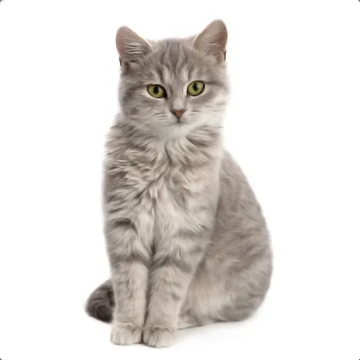
#> input picture Test Images/Cats_color/Noise_reduction.png, 360 x 360 px, found by its file name
$ python SFA_analysis.py
#> lines starting #> are read from the running program, lines starting #| are printed output that depends on the picture
import matplotlib.pyplot as plt
import numpy as np
from PIL import Image

# This file uses FFT to analyze an image

# Replace image as needed
image = Image.open("Cats_color/Noise_reduction.png")
#> image is the input picture: PIL image 360x360 RGBA; mean R, G, B, A 226, 222.2, 218.8, 255

# Image is loaded and made greyscale
image_grey = np.asarray(image.convert("L"))
image_array = np.asarray(image)

image_red = image_array[:, :, 0]
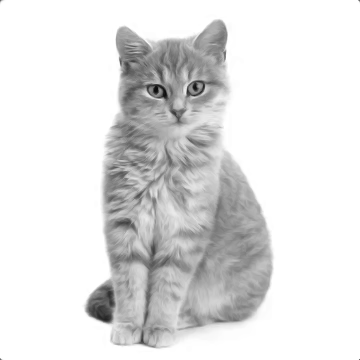
#> image_red: shape (360, 360); min 11, max 255, mean 226
image_green = image_array[:, :, 1]
image_blue = image_array[:, :, 2]
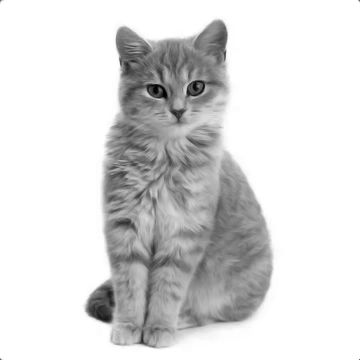
#> image_blue: shape (360, 360); min 0, max 255, mean 218.8

# FFT on the image
freq_grey = np.abs(np.fft.fft2(image_grey))
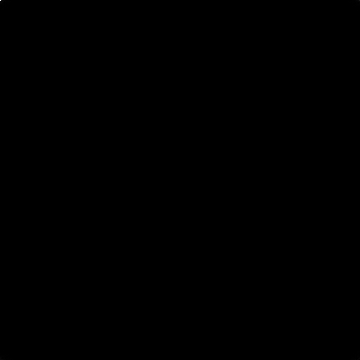
#> freq_grey: shape (360, 360) float64; min 2.01, max 28889943, mean 2730.1; drawn with min black and max white
freq_red = np.abs(np.fft.fft2(image_red))
freq_green = np.abs(np.fft.fft2(image_green))
freq_blue = np.abs(np.fft.fft2(image_blue))

# Plotting
fig, ax = plt.subplots(nrows=4, ncols=3, figsize=(12, 14))

image_frequency_array = [
    [image_grey, freq_grey, "Grey"],
    [image_red, freq_red, "Red"],
    [image_blue, freq_blue, "Blue"],
    [image_green, freq_green, "Green"],
]

for i, img in enumerate(image_frequency_array):
    # Image Frequencies
    ax[i, 0].imshow(img[0], interpolation="none")
    ax[i, 0].set_title(f"Image ({img[2]})")

    log_freq = np.log(img[1])

    stdev = np.std(log_freq).round(2)
    mean = np.mean(log_freq).round(2)

    # Logarithmic Analysis Histogram
    # clipped to prevent division by zero errors
    clipped_frequency = np.clip(log_freq.ravel(), 0, np.inf)
    ax[i, 1].hist(clipped_frequency, bins=100)
    ax[i, 1].set_title(f"Logarithmic Frequency Histogram ({img[2]})")

    # Statistics
    ax[i, 2].axis("off")
    ax[i, 2].text(
        0.2,
        0.7,
        f"st.dev. = {stdev} \nmean = {mean} ",
        bbox={"facecolor": "wheat", "alpha": 0.5, "pad": 10},
    )
#> this loop made 4 passes
#> mean on passes 1 to 4: 6.82, 6.82, 6.83, 6.83
#> pass 1, `log_freq = np.log(img[1])`:
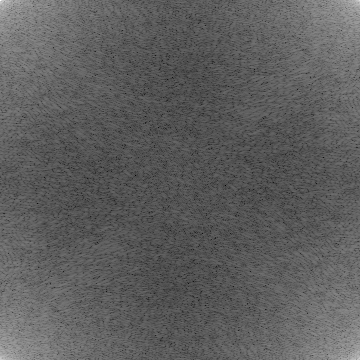
#> log_freq: shape (360, 360) float64; min 0.697, max 17.18, mean 6.82; drawn with min black and max white

# Making it look nice
plt.tight_layout()
plt.subplots_adjust(top=0.9, hspace=0.3)
plt.show()
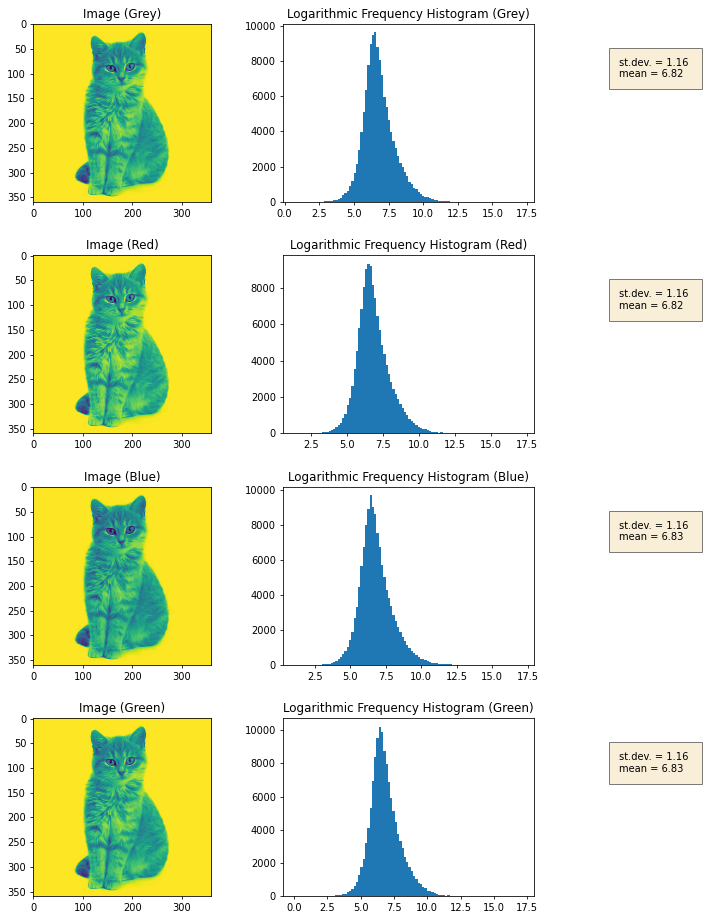
#> figure drawn by matplotlib, 8 panels; panel 2: tallest bar 9612 high, from x = 6.47 to 6.63; panel 4: tallest bar 9318 high, from x = 6.39 to 6.54; panel 6: tallest bar 9691 high, from x = 6.37 to 6.53; panel 8: tallest bar 10210 high, from x = 6.35 to 6.53
